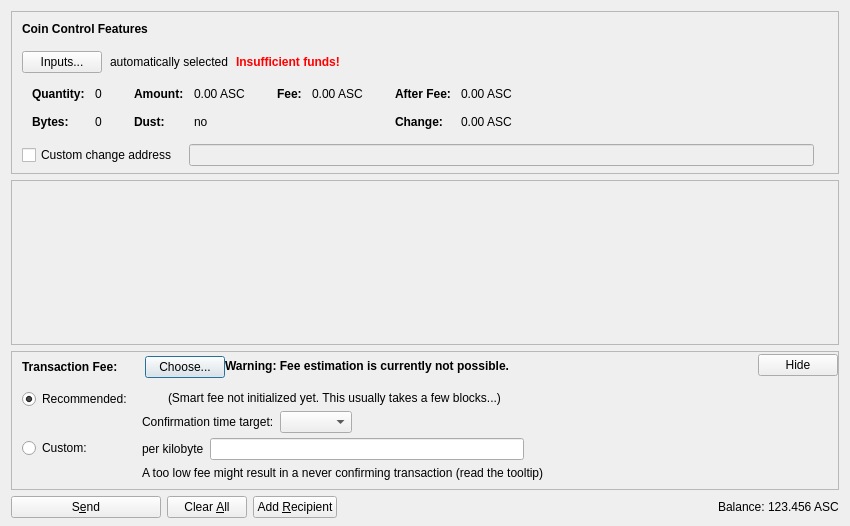
<?xml version="1.0" encoding="UTF-8"?>
<ui version="4.0">
 <class>SendCoinsDialog</class>
 <widget class="QDialog" name="SendCoinsDialog">
  <property name="geometry">
   <rect>
    <x>0</x>
    <y>0</y>
    <width>850</width>
    <height>526</height>
   </rect>
  </property>
  <property name="windowTitle">
   <string>Send Coins</string>
  </property>
  <layout class="QVBoxLayout" name="verticalLayout" stretch="0,1,0,0">
   <property name="bottomMargin">
    <number>8</number>
   </property>
   <item>
    <widget class="QFrame" name="frameCoinControl">
     <property name="sizePolicy">
      <sizepolicy hsizetype="Expanding" vsizetype="Expanding">
       <horstretch>0</horstretch>
       <verstretch>0</verstretch>
      </sizepolicy>
     </property>
     <property name="maximumSize">
      <size>
       <width>16777215</width>
       <height>16777215</height>
      </size>
     </property>
     <property name="frameShape">
      <enum>QFrame::StyledPanel</enum>
     </property>
     <property name="frameShadow">
      <enum>QFrame::Sunken</enum>
     </property>
     <layout class="QVBoxLayout" name="verticalLayoutCoinControl2">
      <property name="spacing">
       <number>0</number>
      </property>
      <property name="leftMargin">
       <number>0</number>
      </property>
      <property name="topMargin">
       <number>0</number>
      </property>
      <property name="rightMargin">
       <number>0</number>
      </property>
      <property name="bottomMargin">
       <number>6</number>
      </property>
      <item>
       <layout class="QVBoxLayout" name="verticalLayoutCoinControl" stretch="0,0,0,0,1">
        <property name="spacing">
         <number>0</number>
        </property>
        <property name="leftMargin">
         <number>10</number>
        </property>
        <property name="topMargin">
         <number>10</number>
        </property>
        <item>
         <layout class="QHBoxLayout" name="horizontalLayoutCoinControl1">
          <property name="bottomMargin">
           <number>15</number>
          </property>
          <item>
           <widget class="QLabel" name="labelCoinControlFeatures">
            <property name="sizePolicy">
             <sizepolicy hsizetype="Preferred" vsizetype="Maximum">
              <horstretch>0</horstretch>
              <verstretch>0</verstretch>
             </sizepolicy>
            </property>
            <property name="font">
             <font>
              <weight>75</weight>
              <bold>true</bold>
             </font>
            </property>
            <property name="styleSheet">
             <string notr="true">font-weight:bold;</string>
            </property>
            <property name="text">
             <string>Coin Control Features</string>
            </property>
           </widget>
          </item>
         </layout>
        </item>
        <item>
         <layout class="QHBoxLayout" name="horizontalLayoutCoinControl2" stretch="0,0,0,0">
          <property name="spacing">
           <number>8</number>
          </property>
          <property name="bottomMargin">
           <number>10</number>
          </property>
          <item>
           <widget class="QPushButton" name="pushButtonCoinControl">
            <property name="styleSheet">
             <string notr="true"/>
            </property>
            <property name="text">
             <string>Inputs...</string>
            </property>
            <property name="autoDefault">
             <bool>false</bool>
            </property>
           </widget>
          </item>
          <item>
           <widget class="QLabel" name="labelCoinControlAutomaticallySelected">
            <property name="text">
             <string>automatically selected</string>
            </property>
            <property name="margin">
             <number>5</number>
            </property>
           </widget>
          </item>
          <item>
           <widget class="QLabel" name="labelCoinControlInsuffFunds">
            <property name="font">
             <font>
              <weight>75</weight>
              <bold>true</bold>
             </font>
            </property>
            <property name="styleSheet">
             <string notr="true">color:red;font-weight:bold;</string>
            </property>
            <property name="text">
             <string>Insufficient funds!</string>
            </property>
            <property name="margin">
             <number>5</number>
            </property>
           </widget>
          </item>
          <item>
           <spacer name="horizontalSpacerCoinControl">
            <property name="orientation">
             <enum>Qt::Horizontal</enum>
            </property>
            <property name="sizeHint" stdset="0">
             <size>
              <width>40</width>
              <height>1</height>
             </size>
            </property>
           </spacer>
          </item>
         </layout>
        </item>
        <item>
         <widget class="QWidget" name="widgetCoinControl" native="true">
          <property name="sizePolicy">
           <sizepolicy hsizetype="Preferred" vsizetype="Preferred">
            <horstretch>0</horstretch>
            <verstretch>0</verstretch>
           </sizepolicy>
          </property>
          <property name="minimumSize">
           <size>
            <width>0</width>
            <height>0</height>
           </size>
          </property>
          <property name="styleSheet">
           <string notr="true"/>
          </property>
          <layout class="QHBoxLayout" name="horizontalLayoutCoinControl5">
           <property name="leftMargin">
            <number>0</number>
           </property>
           <property name="topMargin">
            <number>0</number>
           </property>
           <property name="rightMargin">
            <number>0</number>
           </property>
           <property name="bottomMargin">
            <number>0</number>
           </property>
           <item>
            <layout class="QHBoxLayout" name="horizontalLayoutCoinControl3" stretch="0,0,0,1">
             <property name="spacing">
              <number>20</number>
             </property>
             <property name="topMargin">
              <number>0</number>
             </property>
             <property name="bottomMargin">
              <number>10</number>
             </property>
             <item>
              <layout class="QFormLayout" name="formLayoutCoinControl1">
               <property name="horizontalSpacing">
                <number>10</number>
               </property>
               <property name="verticalSpacing">
                <number>14</number>
               </property>
               <property name="leftMargin">
                <number>10</number>
               </property>
               <property name="topMargin">
                <number>4</number>
               </property>
               <property name="rightMargin">
                <number>6</number>
               </property>
               <item row="0" column="0">
                <widget class="QLabel" name="labelCoinControlQuantityText">
                 <property name="font">
                  <font>
                   <weight>75</weight>
                   <bold>true</bold>
                  </font>
                 </property>
                 <property name="text">
                  <string>Quantity:</string>
                 </property>
                 <property name="margin">
                  <number>0</number>
                 </property>
                </widget>
               </item>
               <item row="0" column="1">
                <widget class="QLabel" name="labelCoinControlQuantity">
                 <property name="cursor">
                  <cursorShape>IBeamCursor</cursorShape>
                 </property>
                 <property name="contextMenuPolicy">
                  <enum>Qt::ActionsContextMenu</enum>
                 </property>
                 <property name="text">
                  <string notr="true">0</string>
                 </property>
                 <property name="margin">
                  <number>0</number>
                 </property>
                 <property name="textInteractionFlags">
                  <set>Qt::LinksAccessibleByMouse|Qt::TextSelectableByKeyboard|Qt::TextSelectableByMouse</set>
                 </property>
                </widget>
               </item>
               <item row="1" column="0">
                <widget class="QLabel" name="labelCoinControlBytesText">
                 <property name="font">
                  <font>
                   <weight>75</weight>
                   <bold>true</bold>
                  </font>
                 </property>
                 <property name="text">
                  <string>Bytes:</string>
                 </property>
                </widget>
               </item>
               <item row="1" column="1">
                <widget class="QLabel" name="labelCoinControlBytes">
                 <property name="cursor">
                  <cursorShape>IBeamCursor</cursorShape>
                 </property>
                 <property name="contextMenuPolicy">
                  <enum>Qt::ActionsContextMenu</enum>
                 </property>
                 <property name="text">
                  <string notr="true">0</string>
                 </property>
                 <property name="textInteractionFlags">
                  <set>Qt::LinksAccessibleByMouse|Qt::TextSelectableByKeyboard|Qt::TextSelectableByMouse</set>
                 </property>
                </widget>
               </item>
              </layout>
             </item>
             <item>
              <layout class="QFormLayout" name="formLayoutCoinControl2">
               <property name="horizontalSpacing">
                <number>10</number>
               </property>
               <property name="verticalSpacing">
                <number>14</number>
               </property>
               <property name="leftMargin">
                <number>6</number>
               </property>
               <property name="topMargin">
                <number>4</number>
               </property>
               <property name="rightMargin">
                <number>6</number>
               </property>
               <item row="0" column="0">
                <widget class="QLabel" name="labelCoinControlAmountText">
                 <property name="font">
                  <font>
                   <weight>75</weight>
                   <bold>true</bold>
                  </font>
                 </property>
                 <property name="text">
                  <string>Amount:</string>
                 </property>
                 <property name="margin">
                  <number>0</number>
                 </property>
                </widget>
               </item>
               <item row="0" column="1">
                <widget class="QLabel" name="labelCoinControlAmount">
                 <property name="cursor">
                  <cursorShape>IBeamCursor</cursorShape>
                 </property>
                 <property name="contextMenuPolicy">
                  <enum>Qt::ActionsContextMenu</enum>
                 </property>
                 <property name="text">
                  <string notr="true">0.00 ASC</string>
                 </property>
                 <property name="textInteractionFlags">
                  <set>Qt::LinksAccessibleByMouse|Qt::TextSelectableByKeyboard|Qt::TextSelectableByMouse</set>
                 </property>
                </widget>
               </item>
               <item row="1" column="0">
                <widget class="QLabel" name="labelCoinControlLowOutputText">
                 <property name="font">
                  <font>
                   <weight>75</weight>
                   <bold>true</bold>
                  </font>
                 </property>
                 <property name="text">
                  <string>Dust:</string>
                 </property>
                </widget>
               </item>
               <item row="1" column="1">
                <widget class="QLabel" name="labelCoinControlLowOutput">
                 <property name="cursor">
                  <cursorShape>IBeamCursor</cursorShape>
                 </property>
                 <property name="contextMenuPolicy">
                  <enum>Qt::ActionsContextMenu</enum>
                 </property>
                 <property name="text">
                  <string notr="true">no</string>
                 </property>
                 <property name="textInteractionFlags">
                  <set>Qt::LinksAccessibleByMouse|Qt::TextSelectableByKeyboard|Qt::TextSelectableByMouse</set>
                 </property>
                </widget>
               </item>
              </layout>
             </item>
             <item>
              <layout class="QFormLayout" name="formLayoutCoinControl3">
               <property name="horizontalSpacing">
                <number>10</number>
               </property>
               <property name="verticalSpacing">
                <number>14</number>
               </property>
               <property name="leftMargin">
                <number>6</number>
               </property>
               <property name="topMargin">
                <number>4</number>
               </property>
               <property name="rightMargin">
                <number>6</number>
               </property>
               <item row="0" column="0">
                <widget class="QLabel" name="labelCoinControlFeeText">
                 <property name="font">
                  <font>
                   <weight>75</weight>
                   <bold>true</bold>
                  </font>
                 </property>
                 <property name="text">
                  <string>Fee:</string>
                 </property>
                 <property name="margin">
                  <number>0</number>
                 </property>
                </widget>
               </item>
               <item row="0" column="1">
                <widget class="QLabel" name="labelCoinControlFee">
                 <property name="cursor">
                  <cursorShape>IBeamCursor</cursorShape>
                 </property>
                 <property name="contextMenuPolicy">
                  <enum>Qt::ActionsContextMenu</enum>
                 </property>
                 <property name="text">
                  <string notr="true">0.00 ASC</string>
                 </property>
                 <property name="textInteractionFlags">
                  <set>Qt::LinksAccessibleByMouse|Qt::TextSelectableByKeyboard|Qt::TextSelectableByMouse</set>
                 </property>
                </widget>
               </item>
              </layout>
             </item>
             <item>
              <layout class="QFormLayout" name="formLayoutCoinControl4">
               <property name="horizontalSpacing">
                <number>10</number>
               </property>
               <property name="verticalSpacing">
                <number>14</number>
               </property>
               <property name="leftMargin">
                <number>6</number>
               </property>
               <property name="topMargin">
                <number>4</number>
               </property>
               <property name="rightMargin">
                <number>6</number>
               </property>
               <item row="0" column="0">
                <widget class="QLabel" name="labelCoinControlAfterFeeText">
                 <property name="font">
                  <font>
                   <weight>75</weight>
                   <bold>true</bold>
                  </font>
                 </property>
                 <property name="text">
                  <string>After Fee:</string>
                 </property>
                 <property name="margin">
                  <number>0</number>
                 </property>
                </widget>
               </item>
               <item row="0" column="1">
                <widget class="QLabel" name="labelCoinControlAfterFee">
                 <property name="cursor">
                  <cursorShape>IBeamCursor</cursorShape>
                 </property>
                 <property name="contextMenuPolicy">
                  <enum>Qt::ActionsContextMenu</enum>
                 </property>
                 <property name="text">
                  <string notr="true">0.00 ASC</string>
                 </property>
                 <property name="textInteractionFlags">
                  <set>Qt::LinksAccessibleByMouse|Qt::TextSelectableByKeyboard|Qt::TextSelectableByMouse</set>
                 </property>
                </widget>
               </item>
               <item row="1" column="0">
                <widget class="QLabel" name="labelCoinControlChangeText">
                 <property name="font">
                  <font>
                   <weight>75</weight>
                   <bold>true</bold>
                  </font>
                 </property>
                 <property name="text">
                  <string>Change:</string>
                 </property>
                </widget>
               </item>
               <item row="1" column="1">
                <widget class="QLabel" name="labelCoinControlChange">
                 <property name="cursor">
                  <cursorShape>IBeamCursor</cursorShape>
                 </property>
                 <property name="contextMenuPolicy">
                  <enum>Qt::ActionsContextMenu</enum>
                 </property>
                 <property name="text">
                  <string notr="true">0.00 ASC</string>
                 </property>
                 <property name="textInteractionFlags">
                  <set>Qt::LinksAccessibleByMouse|Qt::TextSelectableByKeyboard|Qt::TextSelectableByMouse</set>
                 </property>
                </widget>
               </item>
              </layout>
             </item>
            </layout>
           </item>
          </layout>
         </widget>
        </item>
        <item>
         <layout class="QHBoxLayout" name="horizontalLayoutCoinControl4" stretch="0,0,0">
          <property name="spacing">
           <number>12</number>
          </property>
          <property name="sizeConstraint">
           <enum>QLayout::SetDefaultConstraint</enum>
          </property>
          <property name="topMargin">
           <number>5</number>
          </property>
          <property name="rightMargin">
           <number>5</number>
          </property>
          <item>
           <widget class="QCheckBox" name="checkBoxCoinControlChange">
            <property name="toolTip">
             <string>If this is activated, but the change address is empty or invalid, change will be sent to a newly generated address.</string>
            </property>
            <property name="text">
             <string>Custom change address</string>
            </property>
           </widget>
          </item>
          <item>
           <widget class="QValidatedLineEdit" name="lineEditCoinControlChange">
            <property name="enabled">
             <bool>false</bool>
            </property>
            <property name="sizePolicy">
             <sizepolicy hsizetype="Expanding" vsizetype="Fixed">
              <horstretch>0</horstretch>
              <verstretch>0</verstretch>
             </sizepolicy>
            </property>
           </widget>
          </item>
          <item>
           <widget class="QLabel" name="labelCoinControlChangeLabel">
            <property name="sizePolicy">
             <sizepolicy hsizetype="Preferred" vsizetype="Expanding">
              <horstretch>0</horstretch>
              <verstretch>0</verstretch>
             </sizepolicy>
            </property>
            <property name="minimumSize">
             <size>
              <width>0</width>
              <height>0</height>
             </size>
            </property>
            <property name="text">
             <string/>
            </property>
            <property name="margin">
             <number>3</number>
            </property>
           </widget>
          </item>
         </layout>
        </item>
        <item>
         <spacer name="verticalSpacerCoinControl">
          <property name="orientation">
           <enum>Qt::Vertical</enum>
          </property>
          <property name="sizeHint" stdset="0">
           <size>
            <width>800</width>
            <height>1</height>
           </size>
          </property>
         </spacer>
        </item>
       </layout>
      </item>
     </layout>
    </widget>
   </item>
   <item>
    <widget class="QScrollArea" name="scrollArea">
     <property name="widgetResizable">
      <bool>true</bool>
     </property>
     <widget class="QWidget" name="scrollAreaWidgetContents">
      <property name="geometry">
       <rect>
        <x>0</x>
        <y>0</y>
        <width>830</width>
        <height>104</height>
       </rect>
      </property>
      <layout class="QVBoxLayout" name="verticalLayout_2" stretch="0,1">
       <property name="leftMargin">
        <number>0</number>
       </property>
       <property name="topMargin">
        <number>0</number>
       </property>
       <property name="rightMargin">
        <number>0</number>
       </property>
       <property name="bottomMargin">
        <number>0</number>
       </property>
       <item>
        <layout class="QVBoxLayout" name="entries">
         <property name="spacing">
          <number>6</number>
         </property>
        </layout>
       </item>
       <item>
        <spacer name="verticalSpacer">
         <property name="orientation">
          <enum>Qt::Vertical</enum>
         </property>
         <property name="sizeHint" stdset="0">
          <size>
           <width>20</width>
           <height>40</height>
          </size>
         </property>
        </spacer>
       </item>
      </layout>
     </widget>
    </widget>
   </item>
   <item>
    <widget class="QFrame" name="frameFee">
     <property name="sizePolicy">
      <sizepolicy hsizetype="Expanding" vsizetype="Expanding">
       <horstretch>0</horstretch>
       <verstretch>0</verstretch>
      </sizepolicy>
     </property>
     <property name="maximumSize">
      <size>
       <width>16777215</width>
       <height>16777215</height>
      </size>
     </property>
     <property name="frameShape">
      <enum>QFrame::StyledPanel</enum>
     </property>
     <property name="frameShadow">
      <enum>QFrame::Sunken</enum>
     </property>
     <layout class="QVBoxLayout" name="verticalLayoutFee1">
      <property name="spacing">
       <number>0</number>
      </property>
      <property name="leftMargin">
       <number>0</number>
      </property>
      <property name="topMargin">
       <number>0</number>
      </property>
      <property name="rightMargin">
       <number>0</number>
      </property>
      <property name="bottomMargin">
       <number>0</number>
      </property>
      <item>
       <layout class="QVBoxLayout" name="verticalLayoutFee2" stretch="0,0,0">
        <property name="spacing">
         <number>0</number>
        </property>
        <property name="leftMargin">
         <number>10</number>
        </property>
        <property name="topMargin">
         <number>0</number>
        </property>
        <item>
         <layout class="QHBoxLayout" name="horizontalLayoutFee1">
          <property name="bottomMargin">
           <number>0</number>
          </property>
          <item>
           <layout class="QVBoxLayout" name="verticalLayoutFee7">
            <property name="spacing">
             <number>0</number>
            </property>
            <item>
             <spacer name="verticalSpacerSmartFee">
              <property name="orientation">
               <enum>Qt::Vertical</enum>
              </property>
              <property name="sizeType">
               <enum>QSizePolicy::Fixed</enum>
              </property>
              <property name="sizeHint" stdset="0">
               <size>
                <width>1</width>
                <height>4</height>
               </size>
              </property>
             </spacer>
            </item>
            <item>
             <layout class="QHBoxLayout" name="horizontalLayoutSmartFee">
              <property name="spacing">
               <number>10</number>
              </property>
              <item>
               <widget class="QLabel" name="labelFeeHeadline">
                <property name="sizePolicy">
                 <sizepolicy hsizetype="Preferred" vsizetype="Maximum">
                  <horstretch>0</horstretch>
                  <verstretch>0</verstretch>
                 </sizepolicy>
                </property>
                <property name="font">
                 <font>
                  <weight>75</weight>
                  <bold>true</bold>
                 </font>
                </property>
                <property name="styleSheet">
                 <string notr="true">font-weight:bold;</string>
                </property>
                <property name="text">
                 <string>Transaction Fee:</string>
                </property>
               </widget>
              </item>
              <item>
               <widget class="QLabel" name="labelFeeMinimized">
                <property name="text">
                 <string/>
                </property>
               </widget>
              </item>
              <item>
               <widget class="QPushButton" name="buttonChooseFee">
                <property name="text">
                 <string>Choose...</string>
                </property>
               </widget>
              </item>
             </layout>
            </item>
            <item>
             <spacer name="verticalSpacer_5">
              <property name="orientation">
               <enum>Qt::Vertical</enum>
              </property>
              <property name="sizeHint" stdset="0">
               <size>
                <width>1</width>
                <height>1</height>
               </size>
              </property>
             </spacer>
            </item>
           </layout>
          </item>
          <item>
           <widget class="QLabel" name="fallbackFeeWarningLabel">
            <property name="toolTip">
             <string>Using the fallbackfee can result in sending a transaction that will take several hours or days (or never) to confirm. Consider choosing your fee manually or wait until you have validated the complete chain.</string>
            </property>
            <property name="font">
            <font>
                <weight>75</weight>
                <bold>true</bold>
            </font>
            </property>
            <property name="text">
             <string>Warning: Fee estimation is currently not possible.</string>
            </property>
            <property name="wordWrap">
             <bool>false</bool>
            </property>
           </widget>
          </item>
          <item>
           <spacer name="horizontalSpacer_4">
            <property name="orientation">
             <enum>Qt::Horizontal</enum>
            </property>
            <property name="sizeType">
             <enum>QSizePolicy::MinimumExpanding</enum>
            </property>
            <property name="sizeHint" stdset="0">
             <size>
              <width>40</width>
              <height>20</height>
             </size>
            </property>
           </spacer>
          </item>
          <item>
           <widget class="QPushButton" name="buttonMinimizeFee">
            <property name="toolTip">
             <string>collapse fee-settings</string>
            </property>
            <property name="text">
             <string>Hide</string>
            </property>
           </widget>
          </item>
         </layout>
        </item>
        <item>
         <widget class="QFrame" name="frameFeeSelection">
          <layout class="QVBoxLayout" name="verticalLayoutFee12">
           <property name="spacing">
            <number>0</number>
           </property>
           <property name="leftMargin">
            <number>0</number>
           </property>
           <property name="topMargin">
            <number>0</number>
           </property>
           <property name="rightMargin">
            <number>0</number>
           </property>
           <property name="bottomMargin">
            <number>0</number>
           </property>
           <item>
            <layout class="QGridLayout" name="gridLayoutFee">
             <property name="topMargin">
              <number>10</number>
             </property>
             <property name="bottomMargin">
              <number>4</number>
             </property>
             <property name="horizontalSpacing">
              <number>10</number>
             </property>
             <property name="verticalSpacing">
              <number>4</number>
             </property>
             <item row="1" column="1">
              <layout class="QVBoxLayout" name="verticalLayoutFee8">
               <property name="spacing">
                <number>6</number>
               </property>
               <item>
                <layout class="QHBoxLayout" name="horizontalLayoutFee13">
                 <item>
                  <widget class="QLabel" name="labelCustomPerKilobyte">
                   <property name="toolTip">
                    <string>Specify a custom fee per kB (1,000 bytes) of the transaction's virtual size.

Note:  Since the fee is calculated on a per-byte basis, a fee of "100 satoshis per kB" for a transaction size of 500 bytes (half of 1 kB) would ultimately yield a fee of only 50 satoshis.</string>
                   </property>
                   <property name="text">
                    <string>per kilobyte</string>
                   </property>
                  </widget>
                 </item>
                 <item>
                  <widget class="BitcoinAmountField" name="customFee"/>
                 </item>
                 <item>
                  <spacer name="horizontalSpacer_6">
                   <property name="orientation">
                    <enum>Qt::Horizontal</enum>
                   </property>
                   <property name="sizeHint" stdset="0">
                    <size>
                     <width>1</width>
                     <height>1</height>
                    </size>
                   </property>
                  </spacer>
                 </item>
                </layout>
               </item>
               <item>
                <layout class="QHBoxLayout" name="horizontalLayoutFee8">
                 <item>
                  <widget class="QLabel" name="labelCustomFeeWarning">
                   <property name="enabled">
                    <bool>true</bool>
                   </property>
                   <property name="toolTip">
                    <string>When there is less transaction volume than space in the blocks, miners as well as relaying nodes may enforce a minimum fee. Paying only this minimum fee is just fine, but be aware that this can result in a never confirming transaction once there is more demand for anotherscryptcoin transactions than the network can process.</string>
                   </property>
                   <property name="text">
                    <string>A too low fee might result in a never confirming transaction (read the tooltip)</string>
                   </property>
                  </widget>
                 </item>
                 <item>
                  <spacer name="horizontalSpacer_2">
                   <property name="orientation">
                    <enum>Qt::Horizontal</enum>
                   </property>
                   <property name="sizeHint" stdset="0">
                    <size>
                     <width>1</width>
                     <height>1</height>
                    </size>
                   </property>
                  </spacer>
                 </item>
                </layout>
               </item>
              </layout>
             </item>
             <item row="0" column="0">
              <layout class="QVBoxLayout" name="verticalLayoutFee4" stretch="0,1">
               <item>
                <widget class="QRadioButton" name="radioSmartFee">
                 <property name="text">
                  <string>Recommended:</string>
                 </property>
                 <property name="checked">
                  <bool>true</bool>
                 </property>
                 <attribute name="buttonGroup">
                  <string notr="true">groupFee</string>
                 </attribute>
                </widget>
               </item>
               <item>
                <spacer name="verticalSpacer_2">
                 <property name="orientation">
                  <enum>Qt::Vertical</enum>
                 </property>
                 <property name="sizeHint" stdset="0">
                  <size>
                   <width>1</width>
                   <height>1</height>
                  </size>
                 </property>
                </spacer>
               </item>
              </layout>
             </item>
             <item row="1" column="0">
              <layout class="QVBoxLayout" name="verticalLayoutFee9" stretch="0,1">
               <item>
                <widget class="QRadioButton" name="radioCustomFee">
                 <property name="text">
                  <string>Custom:</string>
                 </property>
                 <attribute name="buttonGroup">
                  <string notr="true">groupFee</string>
                 </attribute>
                </widget>
               </item>
               <item>
                <spacer name="verticalSpacer_6">
                 <property name="orientation">
                  <enum>Qt::Vertical</enum>
                 </property>
                 <property name="sizeHint" stdset="0">
                  <size>
                   <width>1</width>
                   <height>1</height>
                  </size>
                 </property>
                </spacer>
               </item>
              </layout>
             </item>
             <item row="0" column="1">
              <layout class="QVBoxLayout" name="verticalLayoutFee3" stretch="0,0,1">
               <property name="spacing">
                <number>6</number>
               </property>
               <property name="topMargin">
                <number>2</number>
               </property>
               <item>
                <layout class="QHBoxLayout" name="horizontalLayoutFee12">
                 <item>
                  <widget class="QLabel" name="labelSmartFee">
                   <property name="text">
                    <string/>
                   </property>
                  </widget>
                 </item>
                 <item>
                  <widget class="QLabel" name="labelFeeEstimation">
                   <property name="text">
                    <string/>
                   </property>
                  </widget>
                 </item>
                 <item>
                  <widget class="QLabel" name="labelSmartFee2">
                   <property name="text">
                    <string>(Smart fee not initialized yet. This usually takes a few blocks...)</string>
                   </property>
                  </widget>
                 </item>
                 <item>
                  <spacer name="horizontalSpacer_5">
                   <property name="orientation">
                    <enum>Qt::Horizontal</enum>
                   </property>
                   <property name="sizeHint" stdset="0">
                    <size>
                     <width>1</width>
                     <height>1</height>
                    </size>
                   </property>
                  </spacer>
                 </item>
                </layout>
               </item>
               <item>
                <layout class="QHBoxLayout" name="horizontalLayoutFee9">
                 <item>
                  <layout class="QVBoxLayout" name="verticalLayoutFee6">
                   <item>
                    <widget class="QLabel" name="labelSmartFee3">
                     <property name="text">
                      <string>Confirmation time target:</string>
                     </property>
                    </widget>
                   </item>
                  </layout>
                 </item>
                 <item>
                  <layout class="QVBoxLayout" name="verticalLayoutFee5">
                   <property name="rightMargin">
                    <number>30</number>
                   </property>
                   <item>
                    <layout class="QHBoxLayout" name="horizontalLayoutConfTarget">
                     <property name="bottomMargin">
                      <number>0</number>
                     </property>
                     <item>
                      <widget class="QComboBox" name="confTargetSelector"/>
                     </item>
                     <item>
                      <spacer name="horizontalSpacerConfTarget">
                       <property name="orientation">
                        <enum>Qt::Horizontal</enum>
                       </property>
                       <property name="sizeHint" stdset="0">
                        <size>
                         <width>40</width>
                         <height>20</height>
                        </size>
                       </property>
                      </spacer>
                     </item>
                    </layout>
                   </item>
                  </layout>
                 </item>
                </layout>
               </item>
               <item>
                <spacer name="verticalSpacer_4">
                 <property name="orientation">
                  <enum>Qt::Vertical</enum>
                 </property>
                 <property name="sizeHint" stdset="0">
                  <size>
                   <width>1</width>
                   <height>1</height>
                  </size>
                 </property>
                </spacer>
               </item>
              </layout>
             </item>
            </layout>
           </item>
          </layout>
         </widget>
        </item>
        <item>
         <spacer name="verticalSpacerFee">
          <property name="orientation">
           <enum>Qt::Vertical</enum>
          </property>
          <property name="sizeHint" stdset="0">
           <size>
            <width>40</width>
            <height>5</height>
           </size>
          </property>
         </spacer>
        </item>
       </layout>
      </item>
     </layout>
    </widget>
   </item>
   <item>
    <layout class="QHBoxLayout" name="horizontalLayout">
     <item>
      <widget class="QPushButton" name="sendButton">
       <property name="minimumSize">
        <size>
         <width>150</width>
         <height>0</height>
        </size>
       </property>
       <property name="toolTip">
        <string>Confirm the send action</string>
       </property>
       <property name="text">
        <string>S&amp;end</string>
       </property>
       <property name="icon">
        <iconset resource="../bitcoin.qrc">
         <normaloff>:/icons/send</normaloff>:/icons/send</iconset>
       </property>
       <property name="autoDefault">
        <bool>false</bool>
       </property>
       <property name="default">
        <bool>false</bool>
       </property>
      </widget>
     </item>
     <item>
      <widget class="QPushButton" name="clearButton">
       <property name="sizePolicy">
        <sizepolicy hsizetype="Minimum" vsizetype="Fixed">
         <horstretch>0</horstretch>
         <verstretch>0</verstretch>
        </sizepolicy>
       </property>
       <property name="toolTip">
        <string>Clear all fields of the form.</string>
       </property>
       <property name="text">
        <string>Clear &amp;All</string>
       </property>
       <property name="icon">
        <iconset resource="../bitcoin.qrc">
         <normaloff>:/icons/remove</normaloff>:/icons/remove</iconset>
       </property>
       <property name="autoDefault">
        <bool>false</bool>
       </property>
      </widget>
     </item>
     <item>
      <widget class="QPushButton" name="addButton">
       <property name="toolTip">
        <string>Send to multiple recipients at once</string>
       </property>
       <property name="text">
        <string>Add &amp;Recipient</string>
       </property>
       <property name="icon">
        <iconset resource="../bitcoin.qrc">
         <normaloff>:/icons/add</normaloff>:/icons/add</iconset>
       </property>
       <property name="autoDefault">
        <bool>false</bool>
       </property>
      </widget>
     </item>
     <item>
      <spacer name="horizontalSpacer">
       <property name="orientation">
        <enum>Qt::Horizontal</enum>
       </property>
       <property name="sizeHint" stdset="0">
        <size>
         <width>40</width>
         <height>20</height>
        </size>
       </property>
      </spacer>
     </item>
     <item>
      <layout class="QHBoxLayout" name="horizontalLayout_2">
       <property name="spacing">
        <number>3</number>
       </property>
       <item>
        <widget class="QLabel" name="label">
         <property name="sizePolicy">
          <sizepolicy hsizetype="Preferred" vsizetype="Fixed">
           <horstretch>0</horstretch>
           <verstretch>0</verstretch>
          </sizepolicy>
         </property>
         <property name="text">
          <string>Balance:</string>
         </property>
        </widget>
       </item>
       <item>
        <widget class="QLabel" name="labelBalance">
         <property name="sizePolicy">
          <sizepolicy hsizetype="Preferred" vsizetype="Fixed">
           <horstretch>0</horstretch>
           <verstretch>0</verstretch>
          </sizepolicy>
         </property>
         <property name="cursor">
          <cursorShape>IBeamCursor</cursorShape>
         </property>
         <property name="text">
          <string notr="true">123.456 ASC</string>
         </property>
         <property name="textInteractionFlags">
          <set>Qt::LinksAccessibleByMouse|Qt::TextSelectableByKeyboard|Qt::TextSelectableByMouse</set>
         </property>
        </widget>
       </item>
      </layout>
     </item>
    </layout>
   </item>
  </layout>
 </widget>
 <customwidgets>
  <customwidget>
   <class>QValidatedLineEdit</class>
   <extends>QLineEdit</extends>
   <header>qt/qvalidatedlineedit.h</header>
  </customwidget>
  <customwidget>
   <class>BitcoinAmountField</class>
   <extends>QLineEdit</extends>
   <header>qt/bitcoinamountfield.h</header>
   <container>1</container>
  </customwidget>
 </customwidgets>
 <resources>
  <include location="../bitcoin.qrc"/>
 </resources>
 <connections/>
 <buttongroups>
  <buttongroup name="groupFee"/>
 </buttongroups>
</ui>
